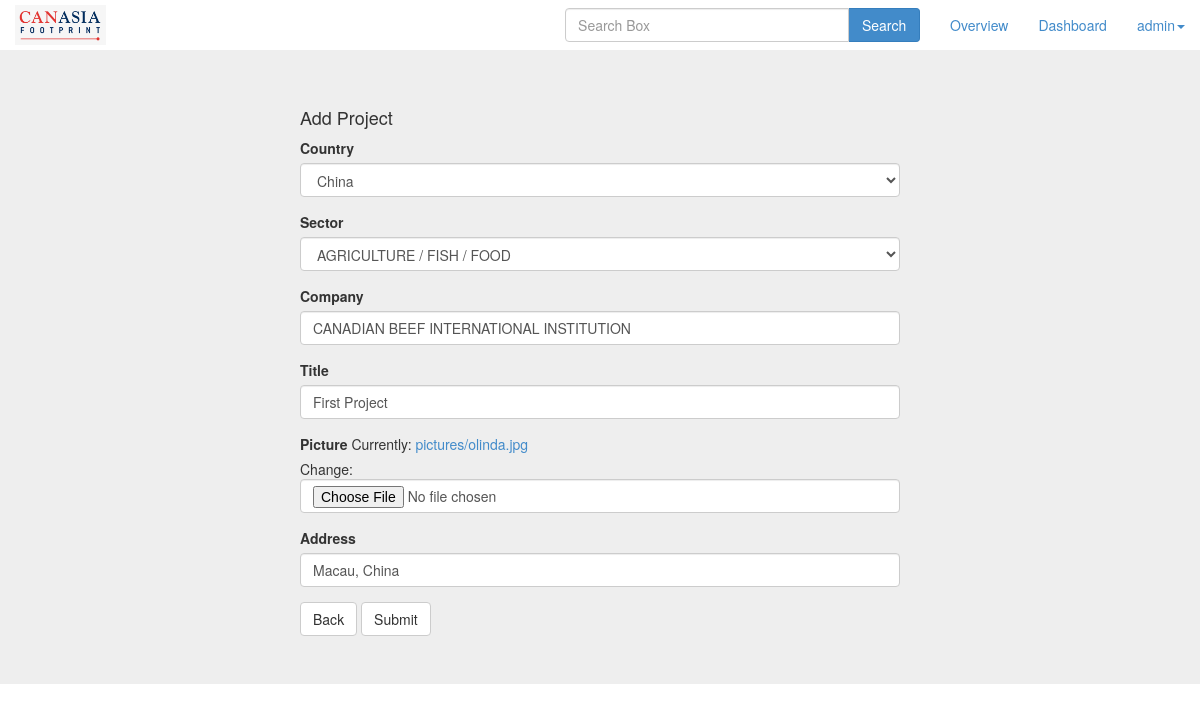
/edit_project/1/ (signed in), run on the app's committed database.
### core/models.py (models this page shows, shortened)
class Project(models.Model):
	country = models.ForeignKey('Country')
	sector = models.ForeignKey('Sector')
	company = models.CharField(max_length=100)
	title = models.CharField(max_length=100)
	picture = models.FileField(upload_to="pictures/")
	address = models.CharField(max_length=200)
	latitude = models.CharField(max_length=50)
	longitude = models.CharField(max_length=50)

### core/views.py (the view)
# urls.py: url(r'^edit_project/(?P<project_id>\d+)/$', 'core.views.edit_project', name='edit_project'),
@login_required
def edit_project(request, project_id):
	instance = Project.objects.get(id=project_id)
	if request.method == "POST":
		form = ProjectForm(request.POST, request.FILES ,instance=instance)
		lat = request.POST.get('latitude')
		lng = request.POST.get('longitude')
		if form.is_valid():
			project = form.save(commit=False)
			project.latitude = lat
			project.longitude = lng
			project.save()
			return redirect("/dashboard/")
	else:
		form = ProjectForm(instance=instance)
	return render(request, 'forms.html', {'form':form})

### core/forms.py
class ProjectForm(ModelForm):
	class Meta:
		model = Project
		exclude = ('latitude', 'longitude')
	def __init__(self, *args, **kwargs):
		super(ProjectForm, self).__init__(*args, **kwargs)
		self.fields['title'].widget.attrs.update({'class' : 'form-control'})
		self.fields['company'].widget.attrs.update({'class' : 'form-control'})
		self.fields['country'].widget.attrs.update({'class' : 'form-control'})
		self.fields['sector'].widget.attrs.update({'class' : 'form-control'})
		self.fields['address'].widget.attrs.update({'class' : 'form-control'})
		self.fields['picture'].widget.attrs.update({'class' : 'form-control'})

### core/models.py (called while the page is built)
	def __unicode__(self):
		return self.name

	def __unicode__(self):
		return self.name

### core/templates/forms.html (shortened to what this page needs)
<!DOCTYPE html>
<html>
<head>
	<link rel="stylesheet" type="text/css" href="{{ STATIC_URL }}css/login.css">
	<link rel="stylesheet" type="text/css" href="{{ STATIC_URL }}css/bootstrap.css">
	<link rel="stylesheet" type="text/css" href="{{ STATIC_URL }}css/canasia.css">
</head>
<body>
	{% include 'navbar.html' %}
	<div class="jumbotron">
		<form method="POST" action="" name="form" role="form" class="my_form" enctype="multipart/form-data">
			{% if change_password %}
				<h4>Change Password</h4>
			{% else %}
				<h4>Add Project</h4>
			{% endif %}
			{% for field in form %}
		      <div class="form-group {% if field.errors %}has-error{% endif %}">
		        <label>{{ field.label }}</label>
		        {{ field }}
		      </div>
		    {% endfor %}
		    <a href="/dashboard/" class="btn btn-default">Back</a>
		    {% if change_password %}
				<input type="submit" value="Submit" class="btn btn-default">
			{% else %}
				<a onclick="getLatLng()" class="btn btn-default">Submit</a>
			{% endif %}
		</form>
	</div>
</body>
</html>

### core/templates/navbar.html (shortened to what this page needs)
 <div class="my_header">
  <div class="navbar navbar-defalut navbar-fixed-top" role="navigation">
    <div class="navbar-header hidden-sm">
      <a class="" href="/"><img class="my_logo" src="{{ STATIC_URL }}img/canasia-logo.png"></a>
    </div>
    <div class="navbar-collapse collapse">
      <ul class="nav navbar-nav navbar-right" style="padding-right:15px;">
        {% if overview %}
          <li>
            <div class="navbar-form navbar-input-group my_search" role="search">
              <div class="form-group" style="margin-left: 15px;">
                <input id="searchTextField" type="textbox" class="form-control" placeholder="Enter location">
                <button onclick="codeAddress()" class="btn btn-primary">Search</button>
              </div>
            </div>
          </li>
        {% else %}
          <li>
            <form method="POST" action="" class="navbar-form navbar-input-group my_search" role="search">
              <div class="form-group" style="margin-left: 15px;">
                <input id="searchTextField" name="search" type="textbox" class="form-control" placeholder="Search Box" value="{% if search_value %}{{ search_value }}{% endif %}">
                <button class="btn btn-primary">Search</button>
              </div>
            </form>
          </li>
        {% endif %}
        <li><a href="/overview/">Overview</a></li>
        <li><a href="/dashboard/">Dashboard</a></li>
        {% if user.is_authenticated %}
          <li class="dropdown">
            <a href="#" class="dropdown-toggle" data-toggle="dropdown">{{ user.username }}<b class="caret"></b></a>
          </li>
        {% endif %}
      </ul>
    </div>
  </div>
</div>

### core/static/css/login.css (style rules this page uses)
body { background-image: url('../img/Nelson_bg.jpg'); background-repeat: no-repeat; background-position: center center; background-attachment: fixed; -webkit-background-size: cover; -moz-background-size: cover; -o-background-size: cover; background-size: cover; }

### core/static/css/canasia.css (style rules this page uses)
html { height: 100% }
body { height: 100%; margin: 0; padding: 0 }
.my_header { display: block; height:50px; }
@media (min-width: 991px) { .my_search { width: 500px !important; } }
.my_search div { width: 100%; display: inline-block; margin: 0 auto; padding-right: 15px; }
.my_search div input { width: 80% !important; display: inline-block !important; }
.my_search div button { width: 20% !important; }
.navbar-input-group { font-size: 0px; }
.navbar-input-group input { border-top-right-radius: 0px; border-bottom-right-radius: 0px; }
.navbar-input-group .btn { border-top-left-radius: 0px; border-bottom-left-radius: 0px; border-left: 0px; }
.my_logo { height: 40px; margin: 5px 0 5px 15px; }
.my_form { width:600px; margin: 0 auto; }
@media (min-width: 991px) and (max-width: 1200px) { .my_search { width: 400px !important; } }

### data on the page
Project: form "China" "AGRICULTURE / FISH / FOOD" "CANADIAN BEEF INTERNATIONAL INSTITUTION" "First Project" "Macau, China"

### other printed values
{{ user.username }} "admin"
{{ field.label }} "Country" "Sector" "Company" "Title" "Picture" "Address"
